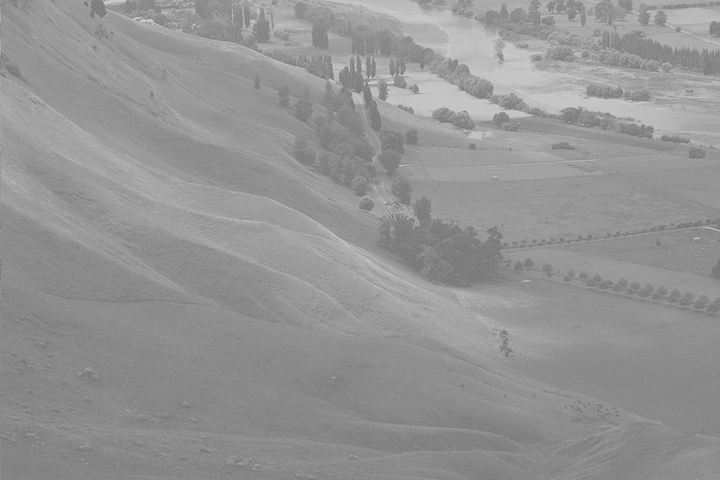
#> input picture data2/Hawkes.jpg, 720 x 480 px
$ python historam.py
#> lines starting #> are read from the running program, lines starting #| are printed output that depends on the picture
import cv2, sys
import numpy as np
import matplotlib.pyplot as plt

isColor = False

if not isColor:
    src1 = cv2.imread('data2/Hawkes.jpg', cv2.IMREAD_GRAYSCALE)
#> src1 is the input picture: shape (480, 720); min 113, max 213, mean 148
    src2 = cv2.imread('data2/Hawkes_norm.jpg', cv2.IMREAD_GRAYSCALE)
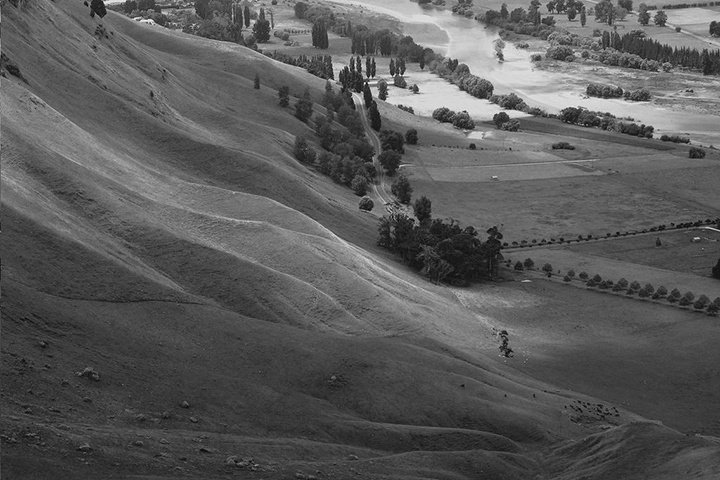
#> input picture data2/Hawkes_norm.jpg, 720 x 480 px
#> src2 is the input picture: shape (480, 720); min 0, max 254, mean 89.2

    if src1 is None or src2 is None:
        sys.exit('Image load failed')

    # 히스토그램을 만들기
    hist1 = cv2.calcHist([src1], [0], None, [256], [0,256])
#> hist1 = 256 values, max 13942 at index 138, min 0 at index 0, mean 1350
    hist2 = cv2.calcHist([src2], [0], None, [256], [0,256])
#> hist2 = 256 values, max 5745 at index 60, min 0 at index 1, mean 1350
    plt.plot(hist1)
    plt.plot(hist2)
    min,max,_,_ = cv2.minMaxLoc(src1)
#> min = 113; max = 213
    print(min,max)
#| 113.0 213.0
    min,max,_,_ = cv2.minMaxLoc(src2)
#> min = 0; max = 254
    print(min,max)
#| 0.0 254.0

if isColor:
    src = cv2.imread('data/lena.bmp')

    if src is None:
        sys.exit("Image Load failed")

    #컬러 채널 분리
    colors = ['b','g','r']
    bgr_planes = cv2.split(src)

    for (p, c) in zip(bgr_planes, colors):
        hist = cv2.calcHist([p],[0],None,[256],[0,256])
        print(hist.shape)
        plt.plot(hist, color=c)

if not isColor:
    cv2.imshow('src',src1)
    cv2.imshow('src2',src2)

if isColor:
    cv2.imshow('src',src)

# matplotlib 띄우기
plt.show()
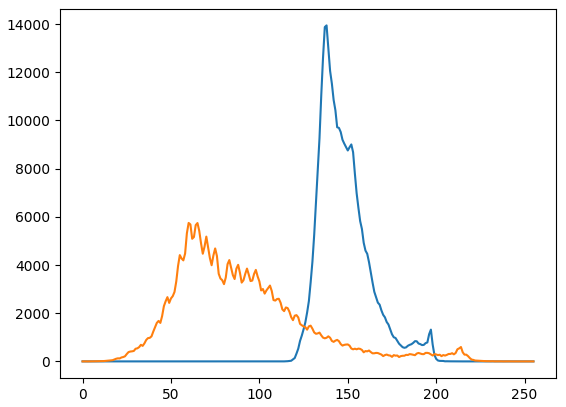
#> figure drawn by matplotlib, 1 panel; curve peaks at x = 138, y = 13942; curve peaks at x = 60, y = 5745

cv2.waitKey()
cv2.destroyAllWindows()
